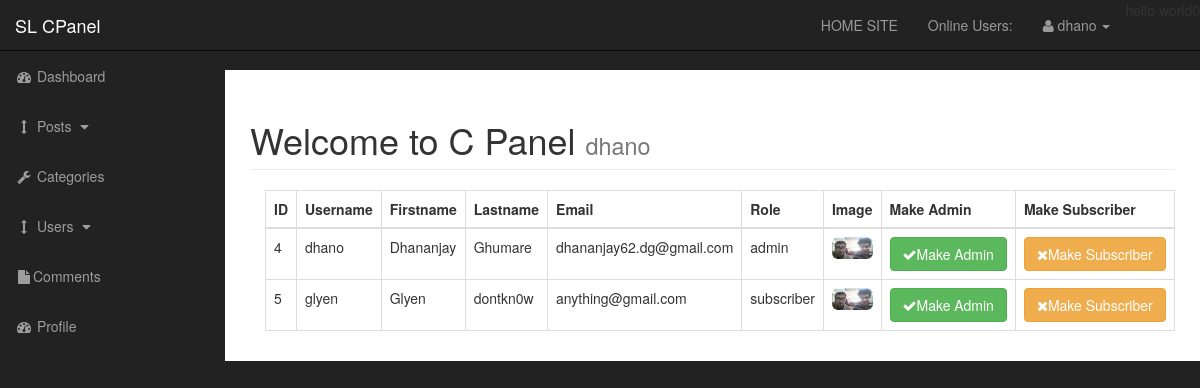
/admin/users.php (signed in), run on the app's committed database.
### tables this page shows
CREATE TABLE `users` (
  `user_id` int(11) NOT NULL,
  `username` varchar(255) NOT NULL,
  `user_password` varchar(255) NOT NULL,
  `user_firstname` varchar(255) NOT NULL,
  `user_lastname` varchar(255) NOT NULL,
  `user_email` varchar(255) NOT NULL,
  `user_image` varchar(255) NOT NULL,
  `user_role` varchar(255) NOT NULL,
  `randSalt` varchar(255) NOT NULL
);

### admin/includes/users/view-all-users.php (the view, shortened to what this page needs)
<div class="col-xs-12 table-responsive">
    <table class="table table-bordered table-hover">
        <tr>
            <th>ID</th>
            <th>Username</th>
            <th>Firstname</th>
            <th>Lastname</th>
            <th>Email</th>
            <th>Role</th>
            <th>Image</th>
            <th>Make Admin</th>
            <th>Make Subscriber</th>
        </tr>
        <tbody>
            <?php
                $query="Select * from users";
                $select_all_users_query=mysqli_query($connection, $query);
                while($row=mysqli_fetch_assoc($select_all_users_query)){
                        $user_id=$row['user_id'];
                        $username=$row['username'];
                        $user_firtname=$row['user_firstname'];
                        $user_lastname=$row['user_lastname'];
                        $user_email=$row['user_email'];
                        $user_role=$row['user_role'];
                        $user_image=$row['user_image'];
                        echo "<tr>";
                        echo "<td>$user_id</td>";
                        echo "<td>$username</td>";
                        echo "<td>$user_firtname</td>";
                        echo "<td>$user_lastname</td>";
                        echo "<td>$user_email</td>";
                        echo "<td>$user_role</td>";
                        echo "<td><img src='images/users/$user_image' class='img-rounded img-responsive' alt='Cinque Terre' width='50' ></td>";
                        echo "<td><a href='users.php?make_admin=$user_id' class='btn btn-success'><span class='fa fa-check'></span>Make Admin</a></td>";
                        echo "<td><a href='users.php?make_subscriber=$user_id' class='btn btn-warning'><span class='fa fa-times'> </span>Make Subscriber</a></td>";
                        echo "</tr>";
                    }
                ?>
        </tbody>
    </table>
</div>

### admin/css/sb-admin.css (style rules this page uses)
body { margin-top: 100px; background-color: #222; }
@media (min-width:768px) { body { margin-top: 50px; } }

### data on the page
users: user_id "4", username "dhano", user_firstname "Dhananjay", user_lastname "Ghumare", user_email "dhananjay62.dg@gmail.com", user_role "admin", user_image (picture)
users: user_id "5", username "glyen", user_firstname "Glyen", user_lastname "dontkn0w", user_email "anything@gmail.com", user_role "subscriber", user_image (picture)

### other printed values
$username "dhano"
